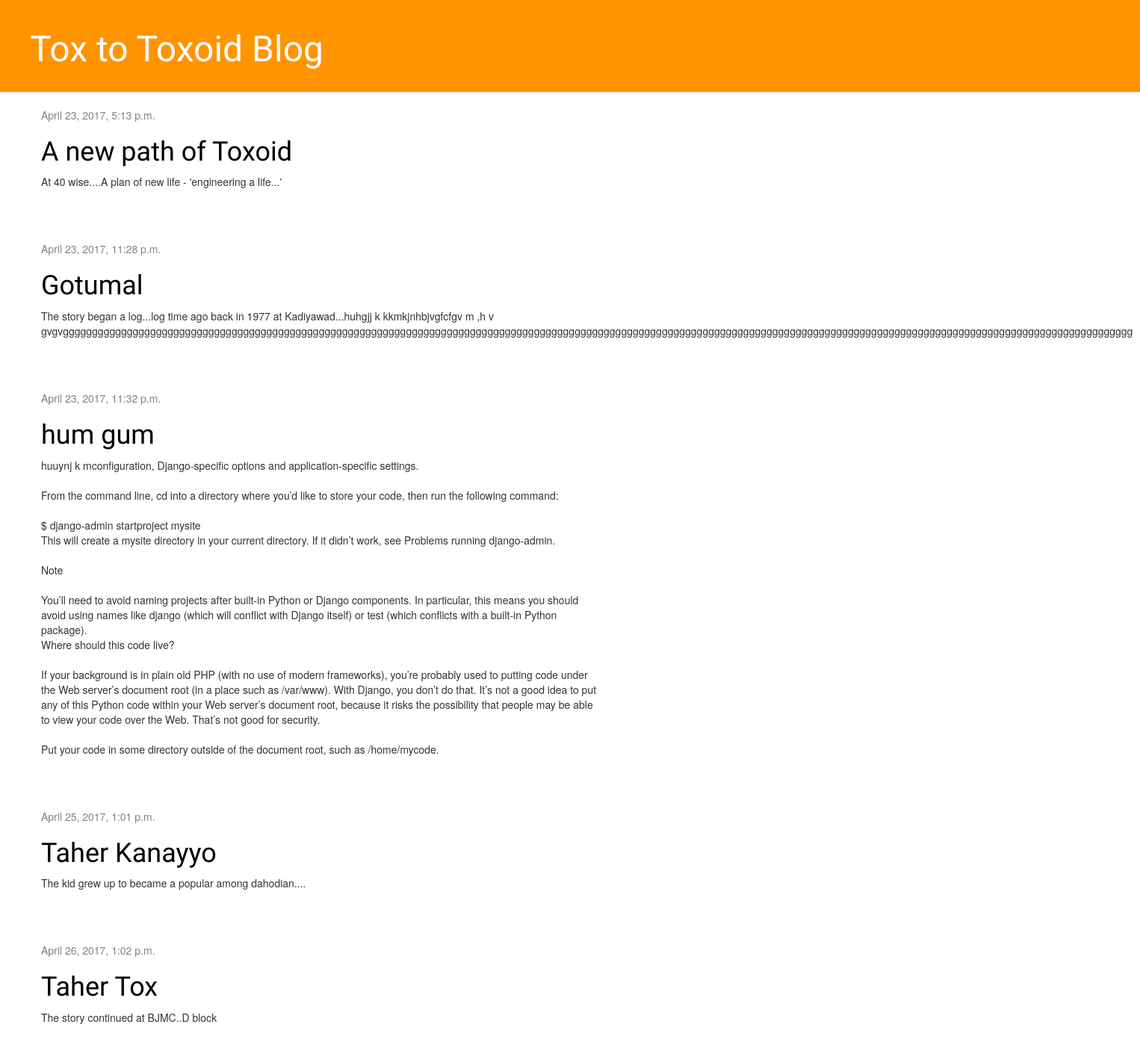
The page / on the database its author committed.
### blog/models.py (models this page shows, shortened)
class Post(models.Model):
    author = models.ForeignKey('auth.User')
    title = models.CharField(max_length=200)
    text = models.TextField()
    created_date = models.DateTimeField(default = timezone.now)
    published_date = models.DateTimeField(blank = True, null = True)

### blog/views.py (the view)
# urls.py: url(r'^$', views.post_list, name = 'post_list'),
def post_list(request):
    posts = Post.objects.filter(published_date__lte=timezone.now()).order_by('published_date')
    return render(request, 'blog/post_list.html', {'posts': posts})

### blog/templates/blog/post_list.html
{% extends 'blog/base.html' %}
{% block content %}
    {% for post in posts %}
        <div class="post">
            <div class="date">
                {{ post.published_date }}
            </div>
            <h1><a href="">{{ post.title }}</a></h1>
            <p>{{ post.text|linebreaksbr }}</p>
        </div>
    {% endfor %}
{% endblock %}

### blog/templates/blog/base.html (shortened to what this page needs)
{% load staticfiles %}
<html>
    <head>
        <link rel="stylesheet" href="//maxcdn.bootstrapcdn.com/bootstrap/3.2.0/css/bootstrap.min.css">
        <link rel="stylesheet" href="//maxcdn.bootstrapcdn.com/bootstrap/3.2.0/css/bootstrap-theme.min.css">
        <link rel="stylesheet" href="{% static 'css/blog.css' %}">
    </head>
    <body>
    <div class="page-header">
        <h1><a href="/">Tox to Toxoid Blog</a></h1>
    </div>
    <div class="content container">
        <div class="row">
            <div class="col-md-8">
            {% block content %}
            {% endblock %}
            </div>
        </div>
    </div>
</body>
</html>

### rows shown on the page
Post: published_date "April 23, 2017, 5:13 p.m.", title "A new path of Toxoid", text "At 40 wise....A plan of new life - 'engineering a life...'"
Post: published_date "April 23, 2017, 11:28 p.m.", title "Gotumal", text "The story began a log...log time ago back in 1977 at Kadiyawad...huhgjj k kkmkjnhbjvgfcfgv m ,h v gvgvgggggggggggggggggggggggggggggggggggggggggggggggggggggggggggggggggggggggggggggggggggggggggggggggggggggggggggggggggggggggggggggggggggggggggggggggggggggggggggggggggggggggggggggggggggggggg"
Post: published_date "April 23, 2017, 11:32 p.m.", title "hum gum", text "huuynj k mconfiguration, Django-specific options and application-specific settings. From the command line, cd into a directory where you’d like to store your code, then run the following command: $ django-admin startproject mysite This will create a mysite directory in your current directory. If it didn’t work, see Problems running django-admin. Note You’ll need to avoid naming projects after built-in Python or Django components. In particular, this means you should avoid using names like django (which will conflict with Django itself) or test (which conflicts with a built-in Python package). Where should this code live? If your background is in plain old PHP (with no use of modern…"
Post: published_date "April 25, 2017, 1:01 p.m.", title "Taher Kanayyo", text "The kid grew up to became a popular among dahodian...."
Post: published_date "April 26, 2017, 1:02 p.m.", title "Taher Tox", text "The story continued at BJMC..D block"
